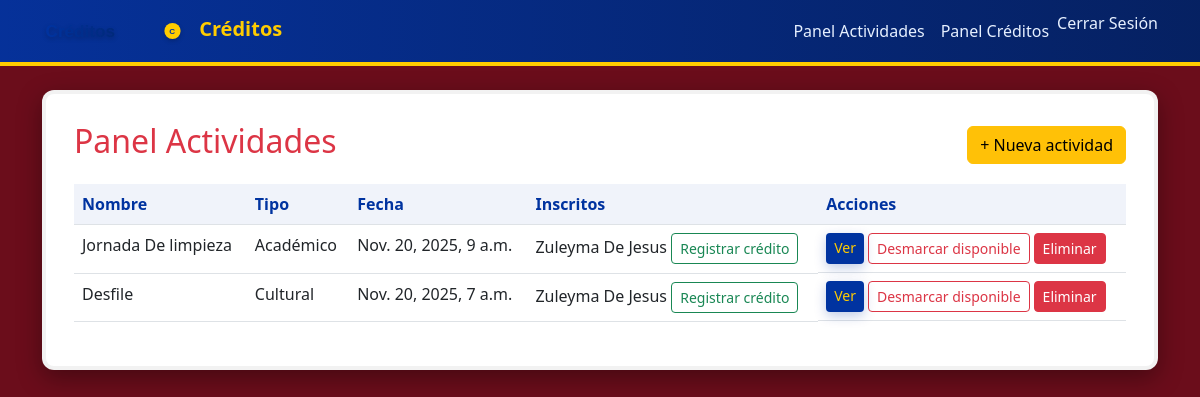
The page /actividades/panel/ (signed in) on the database its author committed.
### actividades/models.py (models this page shows, shortened)
class Actividad(models.Model):
    TIPOS = (
        ('academico', 'Académico'),
        ('cultural', 'Cultural'),
        ('deportivo', 'Deportivo'),
    )
    nombre = models.CharField(max_length=150)
    descripcion = models.TextField(blank=True)
    tipo = models.CharField(max_length=20, choices=TIPOS)
    fecha = models.DateTimeField()
    lugar = models.CharField(max_length=150, blank=True)
    creditos_equivalentes = models.PositiveSmallIntegerField(default=1)
    capacidad = models.PositiveIntegerField(blank=True, null=True)
    creado_por = models.ForeignKey(Usuario, on_delete=models.SET_NULL, null=True, blank=True, related_name='actividades_creadas')
    inscritos = models.ManyToManyField(Usuario, blank=True, related_name='actividades_inscritas')
    liberado = models.BooleanField(default=False)
    liberado_por = models.ForeignKey(Usuario, on_delete=models.SET_NULL, null=True, blank=True, related_name='actividades_liberadas')
    fecha_liberacion = models.DateTimeField(null=True, blank=True)
    encargado = models.ForeignKey(Usuario, on_delete=models.SET_NULL, null=True, blank=True, related_name='actividades_encargadas')

### usuarios/models.py (models this page shows, shortened)
class Usuario(AbstractUser):
    username_validator = RegexValidator(
        regex=r'^[\w\s\-áéíóúñÁÉÍÓÚÑ]+$',
        message='El nombre de usuario solo puede contener letras, números, espacios y guiones.',
        code='invalid_username'
    )
    username = models.CharField(
        max_length=150,
        unique=True,
        validators=[username_validator],
        help_text='Letras, números, espacios y guiones. Sin caracteres especiales.'
    )
    es_admin_creditos = models.BooleanField(default=False)
    es_alumno = models.BooleanField(default=True)
    es_docente = models.BooleanField(default=False)
    numero_control = models.CharField(max_length=30, blank=True)
    docente_password = models.CharField(
        max_length=128,
        blank=True,
        help_text='Contraseña del docente (hash).'
    )

### actividades/views.py (the view)
# urls.py: path('panel/', views.panel_actividades, name='panel_actividades'),
@login_required
def panel_actividades(request):
    if not es_admin(request.user):
        return redirect('lista_actividades')
    actividades = Actividad.objects.all().order_by('-fecha')
    return render(request, 'actividades/panel_admin.html', {'actividades': actividades})

### actividades/views.py (called while the page is built)
def es_admin(user):
    return user.is_authenticated and (user.is_staff or getattr(user, 'es_admin_creditos', False))

### actividades/templates/actividades/panel_admin.html (shortened to what this page needs)
{% extends 'actividades/admin_base.html' %}
{% block content %}
<div class="d-flex justify-content-between align-items-center">
  <h2 class="text-danger">Panel Actividades</h2>
  <a class="btn btn-warning" href="{% url 'registrar_actividad' %}">+ Nueva actividad</a>
</div>
<table class="table mt-3">
  <thead>
    <tr>
      <th>Nombre</th>
      <th>Tipo</th>
      <th>Fecha</th>
      <th>Inscritos</th>
      <th>Acciones</th>
    </tr>
  </thead>
  <tbody>
    {% for act in actividades %}
      <tr>
        <td>{{ act.nombre }}</td>
        <td>{{ act.get_tipo_display }}</td>
        <td>{{ act.fecha }}</td>
        <td>
          {% for u in act.inscritos.all %}
            <div>{{ u.username }}
              <a class="btn btn-sm btn-outline-success" href="{% url 'registrar_credito' act.id u.id %}">Registrar crédito</a>
            </div>
          {% empty %}
            <span class="text-muted">Sin inscritos</span>
          {% endfor %}
        </td>
        <td class="d-flex gap-1">
          <a href="{% url 'detalle_actividad' act.id %}" class="btn btn-sm btn-primary">Ver</a>
          {% if act.liberado %}
            <a href="{% url 'liberar_actividad' act.id %}" class="btn btn-sm btn-outline-danger">Desmarcar disponible</a>
          {% else %}
            <a href="{% url 'liberar_actividad' act.id %}" class="btn btn-sm btn-success">Marcar disponible</a>
          {% endif %}
          <form method="post" action="{% url 'eliminar_actividad' act.id %}" class="d-inline" onsubmit="return confirm('¿Eliminar actividad {{ act.nombre }}? Esta acción no se puede deshacer.');">
            <button type="submit" class="btn btn-sm btn-danger">Eliminar</button>
          </form>
        </td>
      </tr>
    {% endfor %}
  </tbody>
</table>
{% endblock %}

### static/css/estilo.css (style rules this page uses)
:root { --tinto: #6b0d1b; --azul: #0033a0; --amarillo: #ffcc00; --card-bg: #ffffff; --muted: #6c757d; }
html, body { height: 100%; }
body { background-color: var(--tinto); color: #222; font-family: 'Segoe UI', Roboto, Arial, sans-serif; }
.btn-primary { background-color: var(--azul) !important; color: var(--amarillo) !important; border: none !important; box-shadow: 0 4px 12px rgba(0,51,160,0.25); }
.table thead th { background: rgba(0,51,160,0.06); color: var(--azul); }

### rows shown on the page
Actividad: nombre "Jornada De limpieza", tipo "Académico", fecha "Nov. 20, 2025, 9 a.m.", liberado "Desmarcar disponible"
Usuario: username "Zuleyma De Jesus"
Actividad: nombre "Desfile", tipo "Cultural", fecha "Nov. 20, 2025, 7 a.m.", liberado "Desmarcar disponible"
